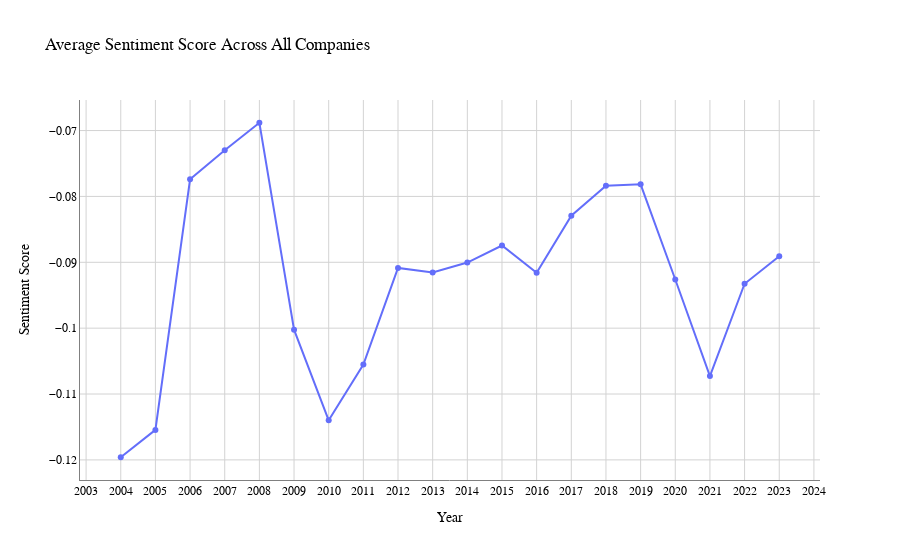

The notebook cell this image was saved under:
### Markdown cell above
#### Top Companies by Avg. Sentiment Score by Company (Interactive plot)

### Code cell
# Functions to initialize the plot
def plot_data_companies(selected_companies):
    global fig  
    fig = go.Figure()

    if not selected_companies:
        avg_data = df.groupby('Year')['Sentiment Score'].mean().reset_index()
        fig.add_trace(go.Scatter(
            x=avg_data['Year'],
            y=avg_data['Sentiment Score'],
            mode='lines+markers',
            name='Average Sentiment Score',
            hoverinfo='all'
        ))
        title_text = "Average Sentiment Score Across All Companies"
    else:
        max_sentiment_score = 0
        company_names = []

        for company in selected_companies:
            company_data = df[df['Company'] == company].sort_values('Year')
            current_max = company_data['Sentiment Score'].max()
            if current_max > max_sentiment_score:
                max_sentiment_score = current_max

            fig.add_trace(go.Scatter(
                x=company_data['Year'],
                y=company_data['Sentiment Score'],
                mode='lines+markers',
                name=company,
                hoverinfo='all'
            ))

            company_names.append(company)

        title_text = f"Sentiment Score Time Series for {' & '.join(company_names)}"

    fig.update_layout(
        title=title_text,
        xaxis_title='Year',
        yaxis_title='Sentiment Score',
        legend_title='Company',
        hovermode='closest',
        plot_bgcolor='white',
        xaxis=dict(
            tickmode='linear',
            dtick=1,
            showline=True,
            showgrid=True,
            linecolor='gray',
            gridcolor='lightgray'
        ),
        yaxis=dict(
            showline=True,
            showgrid=True,
            linecolor='gray',
            gridcolor='lightgray'
        ),
        font=dict(
            family="Arial, sans-serif",
            size=12,
            color="black"
        )
    )
    
    fig.show()

# Function to save the plot
def save_plot_companies(_):
    if not company_dropdown.value:
        filename = 'average_sentiment_score_across_all_companies.html'
    else:
        company_names = '_'.join(company_dropdown.value).replace(' ', '_')
        filename = f'sentiment_score_time_series_for_{company_names}.html'
    fig.write_html(filename)
    print(f'Plot saved as {filename}')

# Dropdown for selecting the company with multiple selections enabled
company_dropdown = widgets.SelectMultiple(
    options=sorted(df['Company'].unique()),
    description='Company:',
    disabled=False
)

# Save button
save_button_companies = Button(description="Save Plot")
save_button_companies.on_click(save_plot_companies)

# Combine the dropdown and button in a layout
ui_companies = VBox([company_dropdown, save_button_companies])
interact(plot_data_companies, selected_companies=company_dropdown)
display(ui_companies)

####### In order to select multiple companies at the same time -> hold CTRL + left mouse click #######

### Figure 1 — Plotly figure (JSON) as saved in the notebook; plotly's stock layout.template omitted (floating-point values rounded to 4 significant figures)
{"data": [{"hoverinfo": "all", "mode": "lines+markers", "name": "Average Sentiment Score", "type": "scatter", "x": [2004, 2005, 2006, 2007, 2008, 2009, 2010, 2011, 2012, 2013, 2014, 2015, 2016, 2017, 2018, 2019, 2020, 2021, 2022, 2023], "y": [-0.1196, -0.1154, -0.07739, -0.07299, -0.06881, -0.1002, -0.114, -0.1055, -0.09085, -0.09153, -0.09004, -0.08746, -0.0916, -0.08293, -0.07837, -0.07816, -0.09261, -0.1073, -0.09326, -0.08909]}], "layout": {"font": {"color": "black", "family": "Arial, sans-serif", "size": 12}, "hovermode": "closest", "legend": {"title": {"text": "Company"}}, "plot_bgcolor": "white", "title": {"text": "Average Sentiment Score Across All Companies"}, "xaxis": {"dtick": 1, "gridcolor": "lightgray", "linecolor": "gray", "showgrid": true, "showline": true, "tickmode": "linear", "title": {"text": "Year"}}, "yaxis": {"gridcolor": "lightgray", "linecolor": "gray", "showgrid": true, "showline": true, "title": {"text": "Sentiment Score"}}}}
